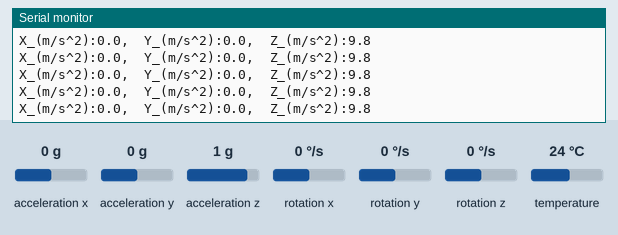
This sketch was run on a simulated Arduino Uno, built with avr-gcc and run on an emulated ATmega328P. Parts: the last lines printed to the serial monitor. Inputs (shaded band) come from the test bench; at power-on: acceleration x 0 g, acceleration y 0 g, acceleration z 1 g, rotation x 0 °/s, rotation y 0 °/s, rotation z 0 °/s, temperature 24 °C.

Above: at 1.2 s.
1.3 s: acceleration x set to -1.4 g
At 1.44 s:
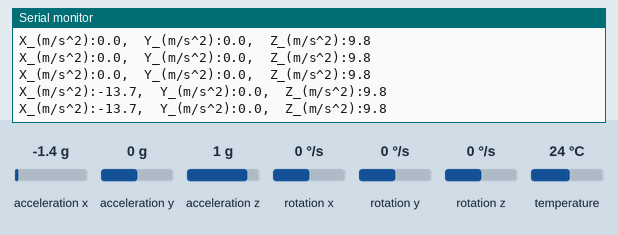
4.3 s: acceleration y set to -1.4 g
At 4.33 s:
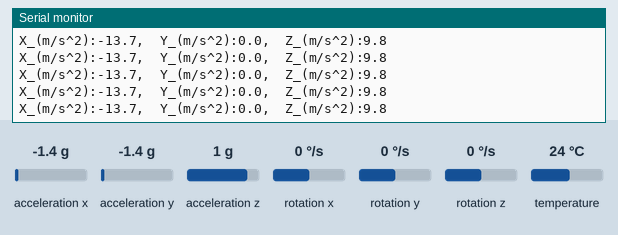
7.3 s: acceleration z set to -1.4 g
At 7.33 s:
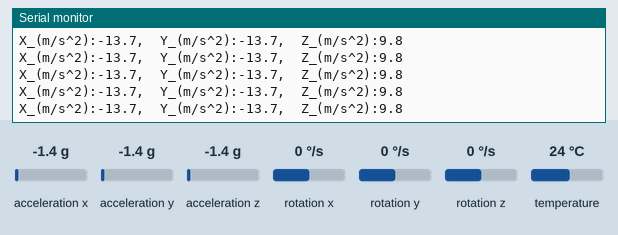
10.3 s: acceleration x set to -0.8 g
At 10.34 s:
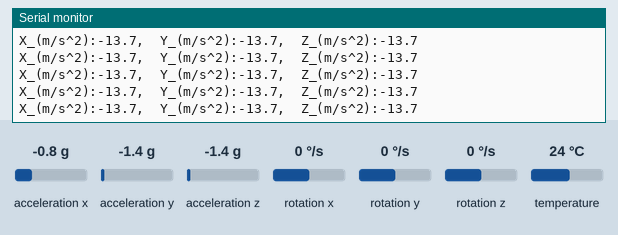
13.3 s: acceleration x set to -1.4 g
At 13.31 s:
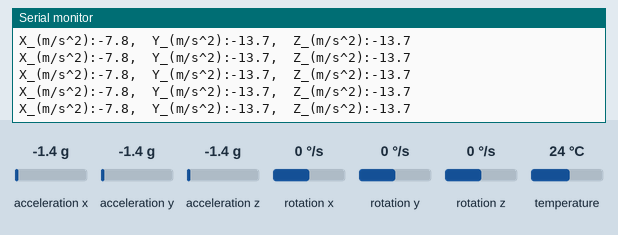
16.3 s: acceleration y set to -0.8 g
At 16.38 s:
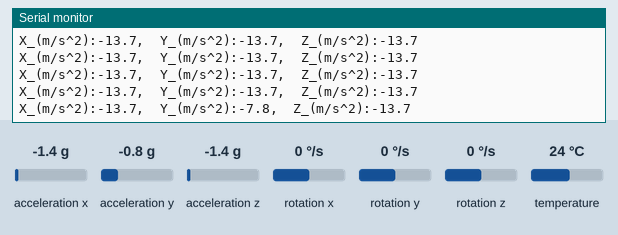
Timing chart, 0 to 19.3 s (numbered marks = the images above; inputs shaded):
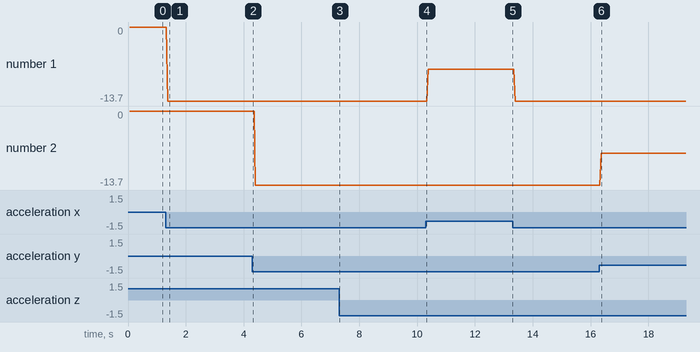

Measured:
- after the input at 1.3 s, the serial monitor: prints a new line after 0.08 s (image 1)
- after the input at 16.3 s, the serial monitor: prints a new line after 0.07 s (image 6)
- plotted number 1: 0 → -13.7 after the input at 1.3 s, -13.7 → -7.8 after the input at 10.3 s

The sketch:

mpu6050.ino
```cpp
/*
* A3144 + GY BMP 280 + MPU6050 test sketch
*
*/
#include <Wire.h>
#include <SPI.h>
#include <Adafruit_BMP280.h>
#include <Adafruit_MPU6050.h>
#include <Adafruit_Sensor.h>
#define SIZE 2

/*   MPU6050   */
Adafruit_MPU6050 mpu;

void setup(){
  Serial.begin(9600);
  /*   MPU6050 Setting   */
  if (!mpu.begin()) {
    Serial.println("Sensor init failed");
    while (1)
      yield();
  }
  Serial.println("Found a MPU-6050 sensor");
  /*   Init Serial Print   */
  Serial.println("=============== Start ===============");
}

void loop(){
  /*   MPU6050   */
  sensors_event_t a, g, temp;
  mpu.getEvent(&a, &g, &temp);

  //Serial.print("Accelerometer ");
  Serial.print("X_(m/s^2)");
  Serial.print(':');
  Serial.print(a.acceleration.x, 1);
  Serial.print(',');
  Serial.print('\t');
  Serial.print("Y_(m/s^2)");
  Serial.print(':');
  Serial.print(a.acceleration.y, 1);
  Serial.print(',');
  Serial.print('\t');
  Serial.print("Z_(m/s^2)");
  Serial.print(':');
  Serial.println(a.acceleration.z, 1);
}
```
